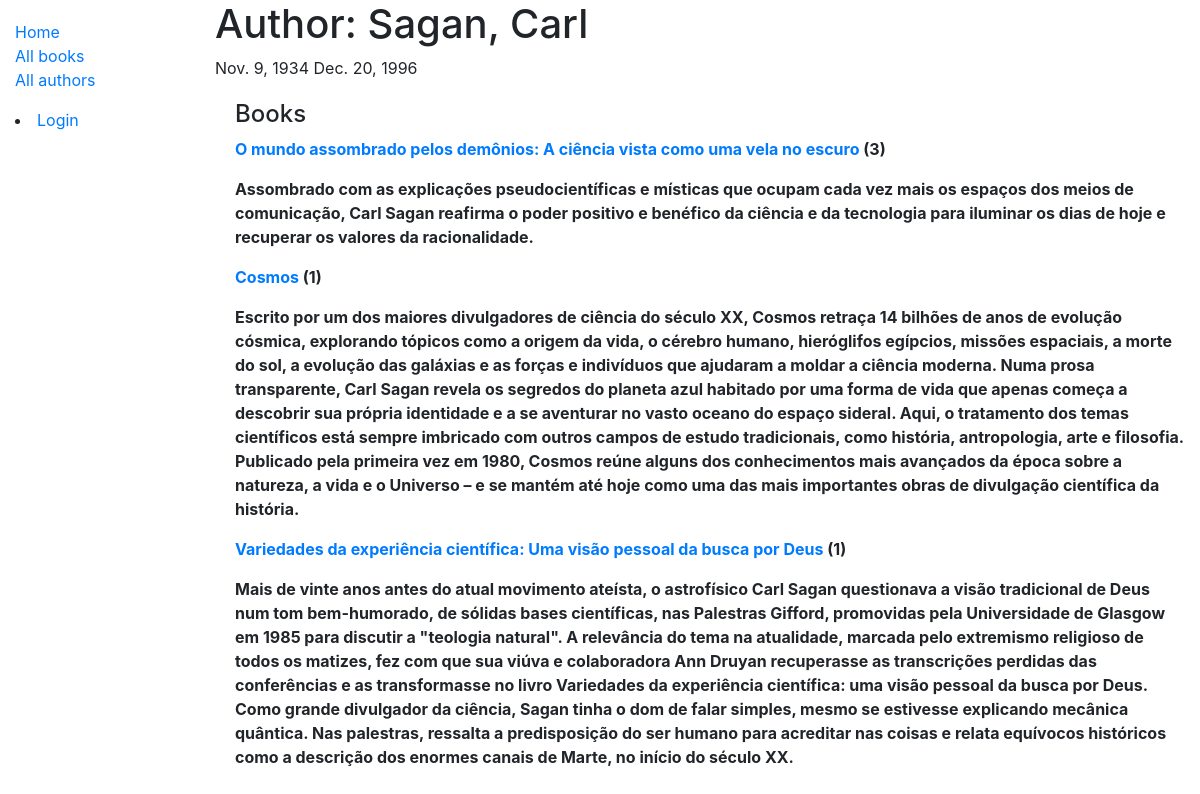
Page /catalog/authors/1 on the committed database.
### catalog/models.py (models this page shows, shortened)
class Author(models.Model):
    first_name = models.CharField(max_length=100)
    last_name = models.CharField(max_length=100)
    date_of_birth = models.DateField(null=True, blank=True)
    date_of_death = models.DateField('Died', null=True, blank=True)
    class Meta:
        ordering = ['last_name', 'first_name']
    def __str__(self):
        return f'{self.last_name}, {self.first_name}'

class Book(models.Model):
    title = models.CharField(max_length=200)
    author = models.ForeignKey('Author', on_delete=models.SET_NULL, null=True)
    summary = models.TextField(max_length=1000, help_text='Enter a brief description of the book')
    isbn = models.CharField('ISBN', max_length=13, help_text='13 Character <a href="https://www.isbn-international.org/content/what-isbn">ISBN number</a>')
    genre = models.ManyToManyField(Genre, help_text='Select a genre for this book')
    language = models.ForeignKey('Language', on_delete=models.SET_NULL, null=True)
    def get_absolute_url(self):
        return reverse('book-detail', args=[str(self.id)])
    def display_genre(self):
        return ', '.join(genre.name for genre in self.genre.all()[:3])
    display_genre.short_description = 'Genre'

### catalog/views.py (the view)
# urls.py: path('authors/<int:pk>', views.AuthorDetailView.as_view(), name='author-detail'),
class AuthorDetailView(generic.DetailView):
    model = Author

### catalog/templates/catalog/author_detail.html
{% extends "base_generic.html" %}
{% block content %}
<h1>Author: {{ author }}</h1>
<p>{{ author.date_of_birth }} {{ author.date_of_death|default_if_none:"-" }} </p>
  <div style="margin-left:20px;margin-top:20px">
    <h4>Books</h4>
    <dl>
    {% for book in author.book_set.all %}
    <dt><a href="{{ book.get_absolute_url }}">{{ book.title }}</a> ({{book.bookinstance_set.all.count}})</dt>
    <p>
    <dt>{{book.summary}}</dt>
    <p>
    {% endfor %}
    </dl>
  </div>
{% endblock %}

### rows in the picture
Author: last_name+first_name "Sagan, Carl", date_of_birth "Nov. 9, 1934", date_of_death "Dec. 20, 1996"
Book: title "O mundo assombrado pelos demônios: A ciência vista como uma vela no escuro", bookinstance_set.all.count "3", summary "Assombrado com as explicações pseudocientíficas e místicas que ocupam cada vez mais os espaços dos meios de comunicação, Carl Sagan reafirma o poder positivo e benéfico da ciência e da tecnologia para iluminar os dias de hoje e recuperar os valores da racionalidade."
Book: title "Cosmos", bookinstance_set.all.count "1", summary "Escrito por um dos maiores divulgadores de ciência do século XX, Cosmos retraça 14 bilhões de anos de evolução cósmica, explorando tópicos como a origem da vida, o cérebro humano, hieróglifos egípcios, missões espaciais, a morte do sol, a evolução das galáxias e as forças e indivíduos que ajudaram a moldar a ciência moderna. Numa prosa transparente, Carl Sagan revela os segredos do planeta azul habitado por uma forma de vida que apenas começa a descobrir sua própria identidade e a se aventurar no vasto oceano do espaço sideral. Aqui, o tratamento dos temas científicos está sempre imbricado com outros campos de estudo tradicionais, como história, antropologia, arte e filosofia. Publicado…"
Book: title "Variedades da experiência científica: Uma visão pessoal da busca por Deus", bookinstance_set.all.count "1", summary "Mais de vinte anos antes do atual movimento ateísta, o astrofísico Carl Sagan questionava a visão tradicional de Deus num tom bem-humorado, de sólidas bases científicas, nas Palestras Gifford, promovidas pela Universidade de Glasgow em 1985 para discutir a \"teologia natural\". A relevância do tema na atualidade, marcada pelo extremismo religioso de todos os matizes, fez com que sua viúva e colaboradora Ann Druyan recuperasse as transcrições perdidas das conferências e as transformasse no livro Variedades da experiência científica: uma visão pessoal da busca por Deus. Como grande divulgador da ciência, Sagan tinha o dom de falar simples, mesmo se estivesse explicando mecânica quântica. Nas…"
